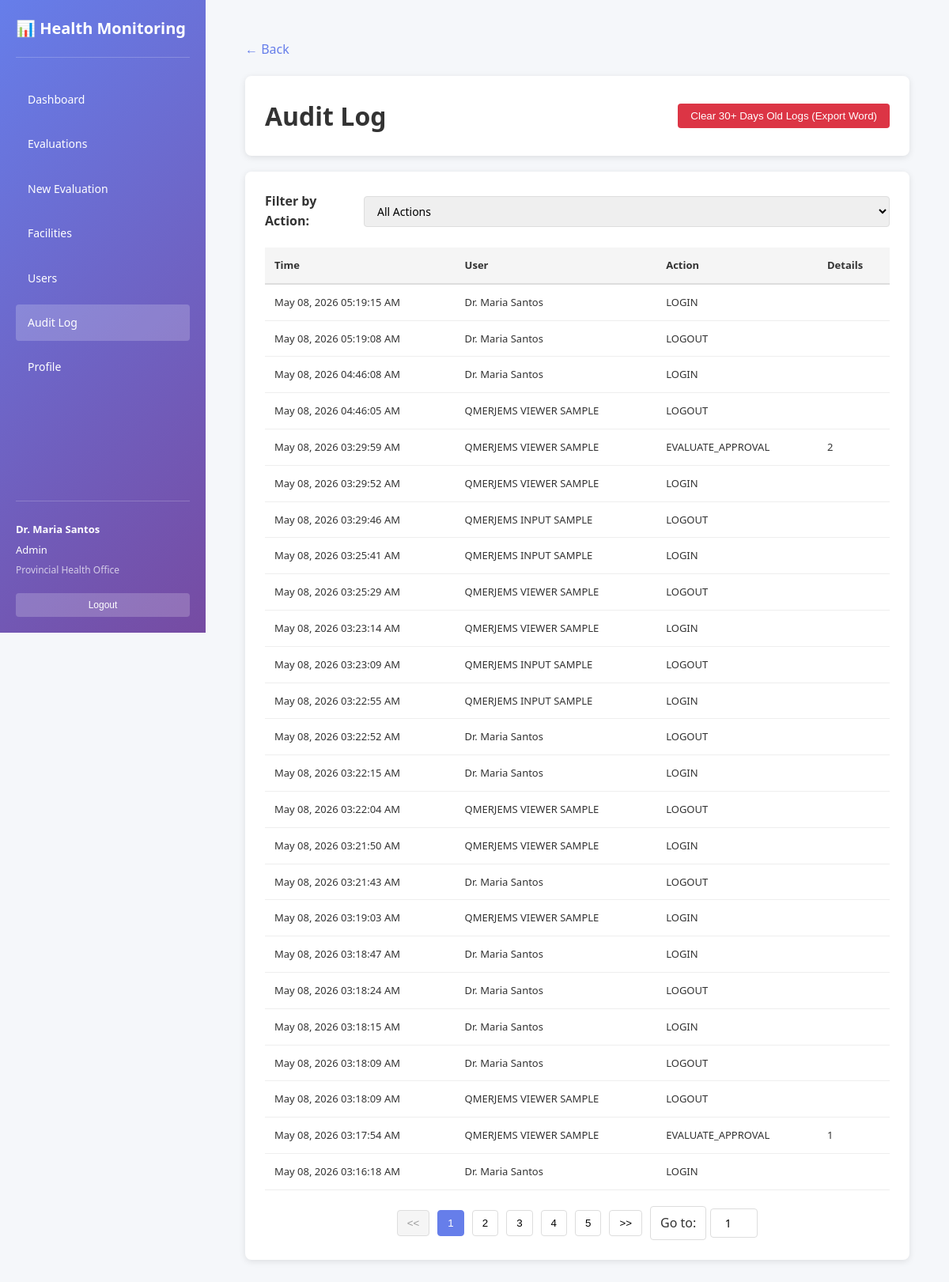
Screenshot of /audit-log.php (signed in) with the database file from the repository.
### tables this page shows
CREATE TABLE `audit_logs` (
  `id` int(11) NOT NULL,
  `user_id` int(11) DEFAULT NULL,
  `action` varchar(100) DEFAULT NULL,
  `entity_type` varchar(100) DEFAULT NULL,
  `entity_id` int(11) DEFAULT NULL,
  `old_value` text DEFAULT NULL,
  `new_value` text DEFAULT NULL,
  `ip_address` varchar(45) DEFAULT NULL,
  `user_agent` text DEFAULT NULL,
  `created_at` timestamp NOT NULL DEFAULT current_timestamp()
);

CREATE TABLE `users` (
  `id` int(11) NOT NULL,
  `username` varchar(255) NOT NULL,
  `email` varchar(255) NOT NULL,
  `password_hash` varchar(255) NOT NULL,
  `full_name` varchar(255) NOT NULL,
  `role` enum('viewer','input','admin') DEFAULT 'viewer',
  `facility_name` varchar(255) DEFAULT NULL,
  `department` varchar(255) DEFAULT NULL,
  `is_active` tinyint(1) DEFAULT 1,
  `created_at` timestamp NOT NULL DEFAULT current_timestamp(),
  `updated_at` timestamp NOT NULL DEFAULT current_timestamp() ON UPDATE current_timestamp()
);

### config/BaseConfig.php (called while the page is built, shortened)
<?php
function asset($path = '') {
    return (BASE_PATH ?: '') . '/' . ltrim($path, '/');
}

### audit-log.php (the view, shortened to what this page needs)
<?php
require_once __DIR__ . '/config/BaseConfig.php';
$is_ajax = isset($_SERVER['HTTP_X_REQUESTED_WITH']) && strtolower($_SERVER['HTTP_X_REQUESTED_WITH']) == 'xmlhttprequest';
$page = isset($_GET['page']) ? max(1, (int)$_GET['page']) : 1;
$action_filter = isset($_GET['action_filter']) ? trim($_GET['action_filter']) : '';
$per_page = 25;
$offset = ($page - 1) * $per_page;
try {
    $database = new Database();
    $db = $database->connect();
    $query = "SELECT a.*, u.full_name FROM audit_logs a LEFT JOIN users u ON a.user_id = u.id";
    $query .= " ORDER BY a.created_at DESC LIMIT ? OFFSET ?";
    $stmt = $db->prepare($query);
    if ($action_filter) {
        $stmt->bindValue(1, $action_filter);
        $stmt->bindValue(2, $per_page, PDO::PARAM_INT);
        $stmt->bindValue(3, $offset, PDO::PARAM_INT);
    } else {
        $stmt->bindValue(1, $per_page, PDO::PARAM_INT);
        $stmt->bindValue(2, $offset, PDO::PARAM_INT);
    }
    $stmt->execute();
    $logs = $stmt->fetchAll();
} catch (Exception $e) {
    if ($is_ajax) {
        header('Content-Type: application/json');
        echo json_encode(['error' => $e->getMessage()]);
        exit;
    }
    $logs = [];
    $total_pages = 0;
}
?>
<!DOCTYPE html>
<html lang="en">
<head>
    <link rel="stylesheet" href="<?php echo asset('css/styles.css'); ?>">
</head>
<body>
    <div class="dashboard-container">
        <?php include __DIR__ . '/includes/sidebar.php'; ?>
        <div class="main-content">
            <div class="container">
                <a class="back-link" onclick="window.location.href='dashboard.php'">← Back</a>
        <div class="header">
            <h1>Audit Log</h1>
            <form method="post">
                <button type="submit" name="clear_old_logs" value="1"
                        onclick="return confirm('Are you sure you want to clear and export all audit logs older than 30 days? The file will be downloaded automatically.')"
                        style="background:#dc3545;color:white;border:none;padding:8px 16px;border-radius:4px;cursor:pointer;">
                    Clear 30+ Days Old Logs (Export Word)
                </button>
            </form>
        </div>
        <div class="section">
            <div class="filters">
                <label for="action-filter">Filter by Action:</label>
                <select id="action-filter">
                    <option value="">All Actions</option>
                </select>
            </div>
            <table id="audit-table">
                <thead>
                    <tr>
                        <th>Time</th>
                        <th>User</th>
                        <th>Action</th>
                        <th>Details</th>
                    </tr>
                </thead>
                <tbody id="audit-tbody">
                    <?php foreach ($logs as $log): ?>
                        <tr>
                            <td><?php echo date('M d, Y h:i:s A', strtotime($log['created_at'])); ?></td>
                            <td><?php echo htmlspecialchars($log['full_name'] ?? 'System'); ?></td>
                            <td><?php echo htmlspecialchars($log['action']); ?></td>
                            <td><?php echo nl2br(htmlspecialchars($log['new_value'] ?? $log['old_value'] ?? '')); ?></td>
                        </tr>
                    <?php endforeach; ?>
                </tbody>
            </table>
            <div class="pagination" id="pagination">
            </div>
            </div>
        </div>
    </div>
</body>
</html>

### css/styles.css (style rules this page uses)
:root { --primary-color: #667eea; --primary-gradient: linear-gradient(135deg, #667eea 0%, #764ba2 100%); --secondary-color: #764ba2; --text-color: #333; --text-light: #666; --text-lighter: #999; --border-color: #ddd; --border-light: #eee; --bg-light: #f5f5f5; --bg-lighter: #f9f9f9; --bg-page: #f5f7fa; --success-color: #4caf50; --error-color: #f44336; --warning-color: #ff9800; --info-color: #2196f3; }
* { margin: 0; padding: 0; box-sizing: border-box; }
html { scroll-behavior: smooth; }
body { font-family: 'Segoe UI', Tahoma, Geneva, Verdana, sans-serif; color: var(--text-color); background: var(--bg-page); line-height: 1.6; }
h1, h2, h3, h4, h5, h6 { font-weight: 600; margin-bottom: 0.5em; }
h1 { font-size: 32px; }
a { color: var(--primary-color); text-decoration: none; transition: color 0.2s; }
input[type="text"], input[type="email"], input[type="password"], input[type="number"], input[type="date"], input[type="time"], input[type="datetime-local"], select, textarea { width: 100%; padding: 12px; border: 1px solid var(--border-color); border-radius: 4px; font-size: 14px; font-family: inherit; transition: border-color 0.2s, box-shadow 0.2s; }
select { cursor: pointer; }
table { width: 100%; border-collapse: collapse; }
th { background: var(--bg-light); padding: 12px; text-align: left; font-weight: 600; border-bottom: 2px solid var(--border-color); }
td { padding: 12px; border-bottom: 1px solid var(--border-light); }
.dashboard-container { display: flex; min-height: 100vh; }
.main-content { margin-left: 260px; width: 100%; min-height: 100vh; padding: 30px 30px 30px 30px; background: var(--bg-page); }

### audit-log.php (style rules this page uses)
body { font-family: 'Segoe UI', sans-serif; background: #f5f7fa; padding: 20px; }
.container { max-width: 1200px; margin: 0 auto; }
.header { background: white; padding: 25px; border-radius: 8px; margin-bottom: 20px; box-shadow: 0 2px 8px rgba(0,0,0,0.1); display: flex; justify-content: space-between; align-items: center; }
.header h1 { margin: 0; color: #333; }
.section { background: white; padding: 25px; border-radius: 8px; box-shadow: 0 2px 8px rgba(0,0,0,0.1); }
table { width: 100%; border-collapse: collapse; font-size: 13px; }
th { background: #f5f5f5; padding: 12px; text-align: left; font-weight: 600; border-bottom: 2px solid #ddd; }
td { padding: 12px; border-bottom: 1px solid #eee; }
.back-link { color: #667eea; text-decoration: none; display: inline-block; margin-bottom: 20px; }
.filters { display: flex; gap: 20px; align-items: center; margin-bottom: 20px; }
.filters label { font-weight: 600; color: #333; }
.filters select { padding: 8px 12px; border: 1px solid #ddd; border-radius: 4px; font-size: 14px; }
.pagination { display: flex; justify-content: center; align-items: center; gap: 10px; margin-top: 20px; }

### rows the page displays
audit_logs: created_at "May 08, 2026 05:19:15 AM", user.full_name "Dr. Maria Santos", action "LOGIN"
audit_logs: created_at "May 08, 2026 05:19:08 AM", user.full_name "Dr. Maria Santos", action "LOGOUT"
audit_logs: created_at "May 08, 2026 04:46:08 AM", user.full_name "Dr. Maria Santos", action "LOGIN"
audit_logs: created_at "May 08, 2026 04:46:05 AM", user.full_name "QMERJEMS VIEWER SAMPLE", action "LOGOUT"
audit_logs: created_at "May 08, 2026 03:29:59 AM", user.full_name "QMERJEMS VIEWER SAMPLE", action "EVALUATE_APPROVAL", new_value "2"
audit_logs: created_at "May 08, 2026 03:29:52 AM", user.full_name "QMERJEMS VIEWER SAMPLE", action "LOGIN"
audit_logs: created_at "May 08, 2026 03:29:46 AM", user.full_name "QMERJEMS INPUT SAMPLE", action "LOGOUT"
audit_logs: created_at "May 08, 2026 03:25:41 AM", user.full_name "QMERJEMS INPUT SAMPLE", action "LOGIN"
audit_logs: created_at "May 08, 2026 03:25:29 AM", user.full_name "QMERJEMS VIEWER SAMPLE", action "LOGOUT"
audit_logs: created_at "May 08, 2026 03:23:14 AM", user.full_name "QMERJEMS VIEWER SAMPLE", action "LOGIN"
audit_logs: created_at "May 08, 2026 03:23:09 AM", user.full_name "QMERJEMS INPUT SAMPLE", action "LOGOUT"
audit_logs: created_at "May 08, 2026 03:22:55 AM", user.full_name "QMERJEMS INPUT SAMPLE", action "LOGIN"
audit_logs: created_at "May 08, 2026 03:22:52 AM", user.full_name "Dr. Maria Santos", action "LOGOUT"
audit_logs: created_at "May 08, 2026 03:22:15 AM", user.full_name "Dr. Maria Santos", action "LOGIN"
audit_logs: created_at "May 08, 2026 03:22:04 AM", user.full_name "QMERJEMS VIEWER SAMPLE", action "LOGOUT"
audit_logs: created_at "May 08, 2026 03:21:50 AM", user.full_name "QMERJEMS VIEWER SAMPLE", action "LOGIN"
audit_logs: created_at "May 08, 2026 03:21:43 AM", user.full_name "Dr. Maria Santos", action "LOGOUT"
audit_logs: created_at "May 08, 2026 03:19:03 AM", user.full_name "QMERJEMS VIEWER SAMPLE", action "LOGIN"
audit_logs: created_at "May 08, 2026 03:18:47 AM", user.full_name "Dr. Maria Santos", action "LOGIN"
audit_logs: created_at "May 08, 2026 03:18:24 AM", user.full_name "Dr. Maria Santos", action "LOGOUT"
audit_logs: created_at "May 08, 2026 03:18:15 AM", user.full_name "Dr. Maria Santos", action "LOGIN"
audit_logs: created_at "May 08, 2026 03:18:09 AM", user.full_name "Dr. Maria Santos", action "LOGOUT"
audit_logs: created_at "May 08, 2026 03:18:09 AM", user.full_name "QMERJEMS VIEWER SAMPLE", action "LOGOUT"
audit_logs: created_at "May 08, 2026 03:17:54 AM", user.full_name "QMERJEMS VIEWER SAMPLE", action "EVALUATE_APPROVAL", new_value "1"
audit_logs: created_at "May 08, 2026 03:16:18 AM", user.full_name "Dr. Maria Santos", action "LOGIN"

### other values shown
$nav['label'] "Dashboard"
$nav['label'] "Evaluations"
$nav['label'] "New Evaluation"
$nav['label'] "Facilities"
$nav['label'] "Users"
$nav['label'] "Audit Log"
$nav['label'] "Profile"
$user['full_name'] "Dr. Maria Santos"
$current_role "Admin"
